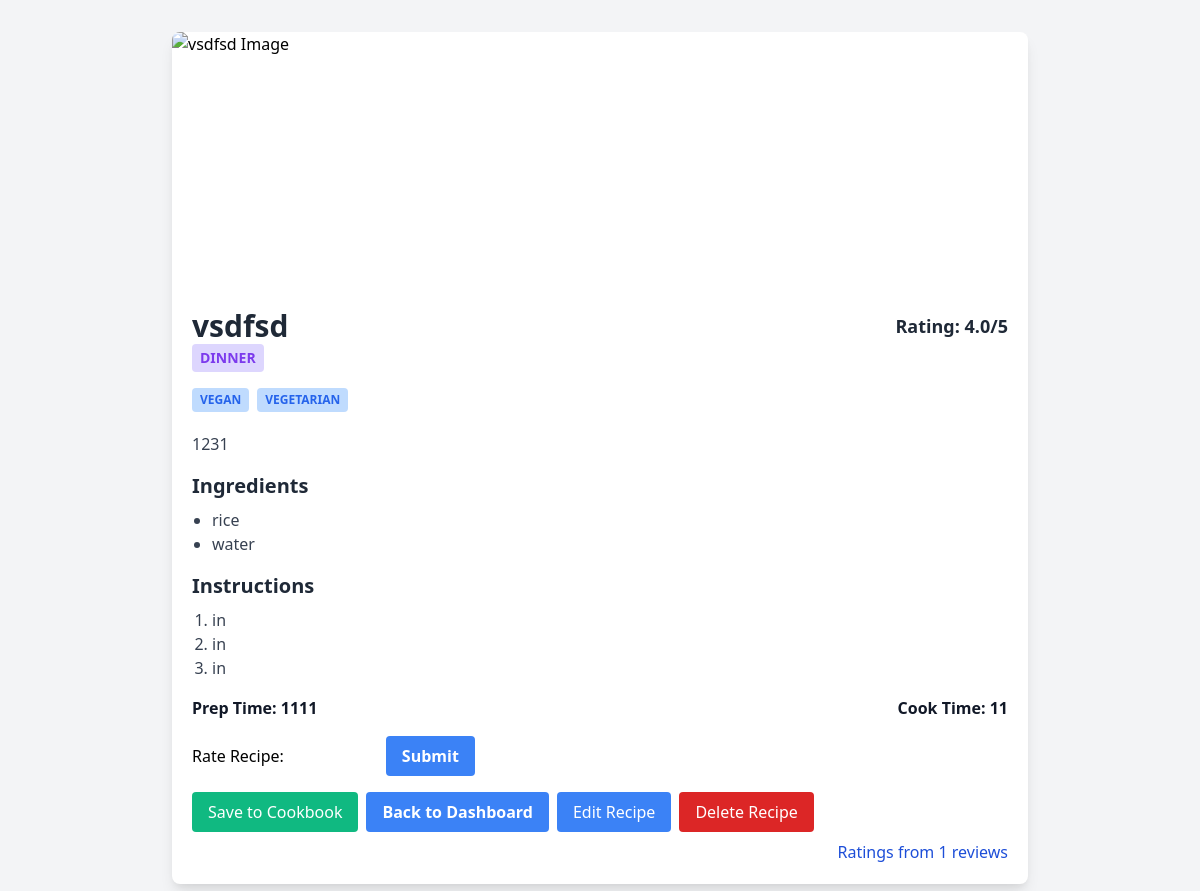
The page /recipe/vsdfsd (signed in) on the database its author committed.
### tables this page shows
CREATE TABLE recipe (
    recipe_id INTEGER PRIMARY KEY AUTOINCREMENT,
    recipe_name TEXT UNIQUE,
    Cuisine_ID TEXT,
    UserID INTEGER,
    recipe_description TEXT,
    prep_time INTEGER,  
    cook_time INTEGER,  
    recipe_image TEXT,  
    instructions TEXT,
    FOREIGN KEY(Cuisine_ID) REFERENCES cuisine(Cuisine_ID) ON DELETE SET NULL,
    FOREIGN KEY(UserID) REFERENCES users(Account_ID) ON DELETE CASCADE
);

CREATE TABLE recipe_restrictions (
    recipe_name VARCHAR(80),
    RecRestriction VARCHAR(30),
    FOREIGN KEY(recipe_name) REFERENCES recipe(recipe_name) ON DELETE CASCADE,
    PRIMARY KEY (recipe_name, RecRestriction)
);

CREATE TABLE ingredients (
    recipe_name VARCHAR(80),
    ingredient_name VARCHAR(80),
--    ingredient_type VARCHAR(30),
    FOREIGN KEY(recipe_name) REFERENCES recipe(recipe_name) ON DELETE CASCADE,
    PRIMARY KEY (recipe_name, ingredient_name)
);

### app.py (the view)
@app.route('/recipe/<slug>')
def view_recipe(slug):
    conn = get_db_connection()
    try:
        recipe_title = slug.replace("-", " ")
        recipe = conn.execute('SELECT * FROM recipe WHERE recipe_name = ?', (recipe_title,)).fetchone()
        ingredients = conn.execute('SELECT ingredient_name FROM ingredients WHERE recipe_name = ?', (recipe_title,)).fetchall()
        tags = conn.execute('SELECT RecRestriction FROM recipe_restrictions WHERE recipe_name = ?', (recipe_title,)).fetchall()
        rating_result = conn.execute('SELECT AVG(user_rating) AS avg_rating, COUNT(*) AS rating_count FROM rates WHERE recipe_name = ?', (recipe_title,)).fetchone()
        avg_rating = float(rating_result['avg_rating']) if rating_result['avg_rating'] is not None else 0
        rating_count = rating_result['rating_count']
        if recipe:
            return render_template('recipe.html', recipe=recipe, ingredients=ingredients, tags=tags, avg_rating=avg_rating, rating_count=rating_count)
        else:
            return 'Recipe not found', 404
    finally:
        conn.close()

### app.py (called while the page is built)
def get_db_connection():
    conn = sqlite3.connect(DATABASE)
    conn.row_factory = sqlite3.Row
    return conn

### templates/recipe.html (shortened to what this page needs)
<!DOCTYPE html>
<html lang="en">
<head>
    <link href="https://cdn.jsdelivr.net/npm/tailwindcss@2.2.19/dist/tailwind.min.css" rel="stylesheet" />
</head>
<body class="bg-gray-100">
    <div class="max-w-4xl mx-auto px-5 py-8">
        <div class="bg-white rounded-lg shadow-lg overflow-hidden">
            <img src="/{{recipe.recipe_image}}" alt="{{ recipe.recipe_name }} Image" class="w-full h-64 object-cover object-center">
            <div class="p-5">
                <div class="flex justify-between items-center">
                    <h2 class="text-3xl font-bold text-gray-800">{{ recipe.recipe_name }}</h2>
                    <span class="text-lg font-bold text-gray-800">
                        Rating:
                        {% if avg_rating %}
                        {{ avg_rating|round(1, 'floor') }}/5
                        {% else %}
                        No ratings
                        {% endif %}
                    </span>
                </div>
                <span class="text-sm font-semibold inline-block py-1 px-2 uppercase rounded text-purple-600 bg-purple-200 mb-4">
                    {{ recipe.Cuisine_ID}}
                </span>
                <div class="flex flex-wrap mb-3">
                    {% for tag in tags %}
                    <span class="text-xs font-semibold inline-block py-1 px-2 uppercase rounded text-blue-600 bg-blue-200 mr-2 mb-2">
                        {{ tag.RecRestriction }}
                    </span>
                    {% endfor %}
                </div>
                <p class="text-gray-700 mb-4">{{ recipe.recipe_description }}</p>
                <div class="mb-4">
                    <h3 class="text-xl font-semibold text-gray-800 mb-2">Ingredients</h3>
                    <ul class="list-disc ml-5 text-gray-700">
                        {% for ingredient in ingredients %}
                        <li>{{ ingredient.ingredient_name }}</li>
                        {% endfor %}
                    </ul>
                </div>
                <div class="mb-4">
                    <h3 class="text-xl font-semibold text-gray-800 mb-2">Instructions</h3>
                    <ol class="list-decimal ml-5 text-gray-700">
                        {% for step in recipe.instructions.split('\n') %}
                        <li>{{ step }}</li>
                        {% endfor %}
                    </ol>
                </div>
                <div class="flex justify-between items-center mt-4">
                    <span class="text-gray-900 font-bold">Prep Time: {{ recipe.prep_time }}</span>
                    <span class="text-gray-900 font-bold">Cook Time: {{ recipe.cook_time }}</span>
                </div>
                <div class="mt-4">
                    <form id="ratingForm" action="/rate-recipe" method="post" class="flex items-center">
                        <label for="rating">Rate Recipe:</label>
                        <input type="number" id="rating" name="rating" min="1" max="5" required class="mx-4">
                        <button type="submit" class="bg-blue-500 hover:bg-blue-700 text-white font-bold py-2 px-4 rounded"> Submit</button>
                    </form>
                </div>
                <div class="flex space-x-2 mt-4">
                    {% if session['user_id'] or session.get('is_admin', False) %}
                    <button id="cookbookButton" onclick="toggleCookbook('{{ recipe.recipe_name }}')" class="px-4 py-2 bg-green-500 hover:bg-green-700 text-white rounded">Save to Cookbook</button>
                    <button onclick="location.href='/dashboard';" class="px-4 py-2 bg-blue-500 hover:bg-blue-700 text-white font-bold rounded">Back to Dashboard</button>
                    {% endif %}
                    {% if session['user_id'] == recipe.UserID or session.get('is_admin', False) %}
                    <button onclick="location.href='/edit-recipe/{{ recipe.recipe_name | replace(' ', '-') }}';" class="px-4 py-2 bg-blue-500 hover:bg-blue-700 text-white rounded">Edit Recipe</button>
                    <button onclick="deleteRecipe('{{ recipe.recipe_name }}')" class="px-4 py-2 bg-red-600 hover:bg-red-800 text-white rounded">Delete Recipe</button>
                    {% endif %}
                </div>
                <div class="text-right mt-2">
                    <span class="text-md font-medium text-blue-700">Ratings from {{ rating_count }} reviews</span>
                </div>
            </div>
        </div>
    </div>
</body>
</html>

### rows shown on the page
recipe: recipe_name "vsdfsd", Cuisine_ID "DINNER", recipe_description "1231", prep_time "1111", cook_time "11"
recipe_restrictions: RecRestriction "VEGAN"
recipe_restrictions: RecRestriction "VEGETARIAN"
ingredients: ingredient_name "rice"
ingredients: ingredient_name "water"

### other values the page prints
{{ avg_rating|round(1, 'floor') }} "4.0"
{{ step }} "in" "in" "in"
{{ rating_count }} "1"
